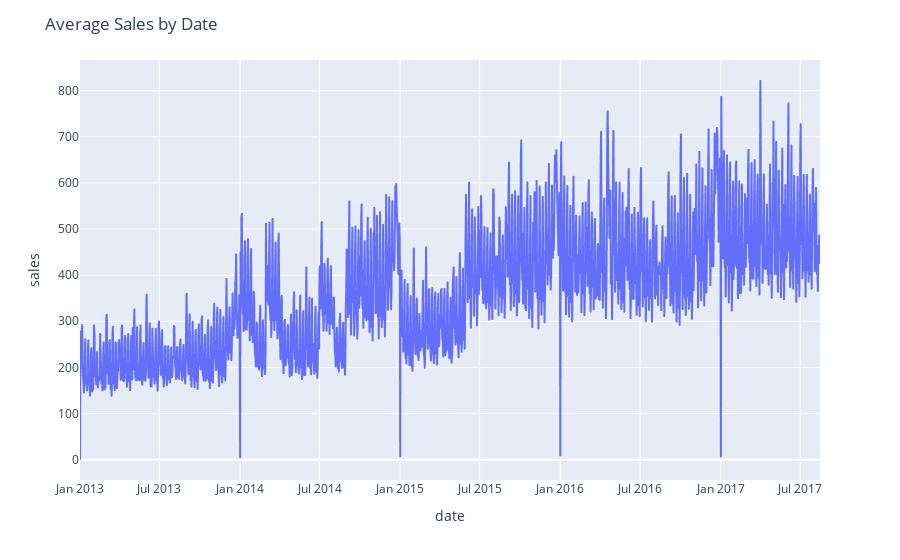
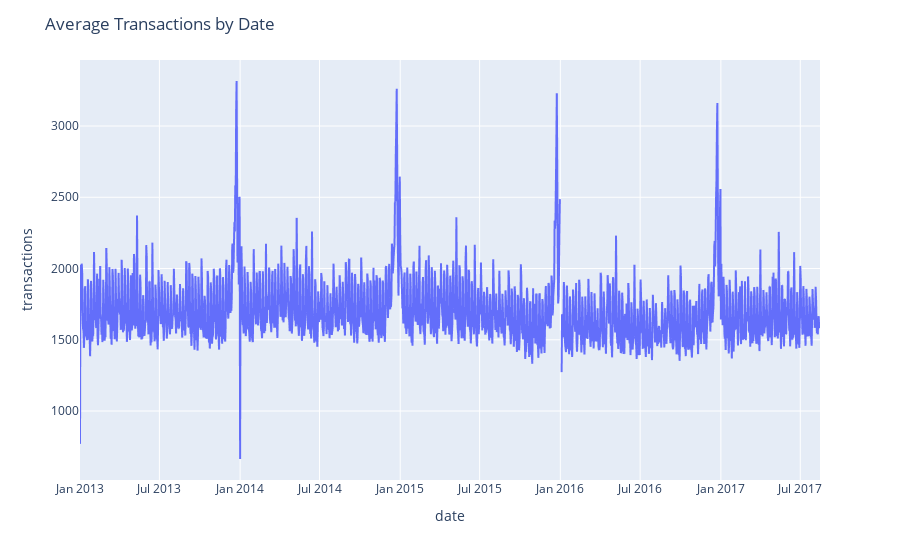

The notebook cell saved with these charts, in order:
### Markdown cell above
Exploratory Analysis

### Code cell
import plotly.express as px
agg = train1.groupby('date').agg({'sales' : 'mean'}).reset_index()
fig = px.line(agg, x='date',y='sales')
fig.update_layout(title = 'Average Sales by Date')
agg = train1.groupby('date').agg({'transactions' : 'mean'}).reset_index()
fig = px.line(agg, x='date',y='transactions')
fig.update_layout(title = 'Average Transactions by Date')

### Figure 1 — Plotly figure (JSON) as saved in the notebook; plotly's stock layout.template omitted (floating-point values rounded to 4 significant figures; data arrays with more than 128 entries replaced by an {"elided": "..."} marker saying what was removed)
{"data": [{"hovertemplate": "date=%{x}<br>sales=%{y}<extra></extra>", "legendgroup": "", "line": {"color": "#636efa", "dash": "solid"}, "marker": {"symbol": "circle"}, "mode": "lines", "name": "", "showlegend": false, "type": "scattergl", "x": {"elided": "1684 str values"}, "xaxis": "x", "y": {"elided": "1684 float values"}, "yaxis": "y"}], "layout": {"legend": {"tracegroupgap": 0}, "margin": {"t": 60}, "title": {"text": "Average Sales by Date"}, "xaxis": {"anchor": "y", "domain": [0, 1], "title": {"text": "date"}}, "yaxis": {"anchor": "x", "domain": [0, 1], "title": {"text": "sales"}}}}

### Figure 2 — Plotly figure (JSON) as saved in the notebook; plotly's stock layout.template omitted (floating-point values rounded to 4 significant figures; data arrays with more than 128 entries replaced by an {"elided": "..."} marker saying what was removed)
{"data": [{"hovertemplate": "date=%{x}<br>transactions=%{y}<extra></extra>", "legendgroup": "", "line": {"color": "#636efa", "dash": "solid"}, "marker": {"symbol": "circle"}, "mode": "lines", "name": "", "showlegend": false, "type": "scattergl", "x": {"elided": "1684 str values"}, "xaxis": "x", "y": {"elided": "1684 float values"}, "yaxis": "y"}], "layout": {"legend": {"tracegroupgap": 0}, "margin": {"t": 60}, "title": {"text": "Average Transactions by Date"}, "xaxis": {"anchor": "y", "domain": [0, 1], "title": {"text": "date"}}, "yaxis": {"anchor": "x", "domain": [0, 1], "title": {"text": "transactions"}}}}
